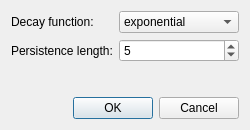
<?xml version="1.0" encoding="UTF-8"?>
<ui version="4.0">
 <class>QSpectrumAnalyzerPersistence</class>
 <widget class="QDialog" name="QSpectrumAnalyzerPersistence">
  <property name="geometry">
   <rect>
    <x>0</x>
    <y>0</y>
    <width>250</width>
    <height>130</height>
   </rect>
  </property>
  <property name="windowTitle">
   <string>Persistence - QSpectrumAnalyzer</string>
  </property>
  <layout class="QVBoxLayout" name="verticalLayout">
   <item>
    <layout class="QFormLayout" name="formLayout">
     <item row="0" column="0">
      <widget class="QLabel" name="label_2">
       <property name="text">
        <string>Decay function:</string>
       </property>
       <property name="buddy">
        <cstring>decayFunctionComboBox</cstring>
       </property>
      </widget>
     </item>
     <item row="0" column="1">
      <widget class="QComboBox" name="decayFunctionComboBox">
       <property name="currentIndex">
        <number>1</number>
       </property>
       <item>
        <property name="text">
         <string>linear</string>
        </property>
       </item>
       <item>
        <property name="text">
         <string>exponential</string>
        </property>
       </item>
      </widget>
     </item>
     <item row="1" column="0">
      <widget class="QLabel" name="label">
       <property name="text">
        <string>Persistence length:</string>
       </property>
       <property name="buddy">
        <cstring>persistenceLengthSpinBox</cstring>
       </property>
      </widget>
     </item>
     <item row="1" column="1">
      <widget class="QSpinBox" name="persistenceLengthSpinBox">
       <property name="value">
        <number>5</number>
       </property>
      </widget>
     </item>
    </layout>
   </item>
   <item>
    <spacer name="verticalSpacer">
     <property name="orientation">
      <enum>Qt::Vertical</enum>
     </property>
     <property name="sizeHint" stdset="0">
      <size>
       <width>20</width>
       <height>5</height>
      </size>
     </property>
    </spacer>
   </item>
   <item>
    <widget class="QDialogButtonBox" name="buttonBox">
     <property name="orientation">
      <enum>Qt::Horizontal</enum>
     </property>
     <property name="standardButtons">
      <set>QDialogButtonBox::Cancel|QDialogButtonBox::Ok</set>
     </property>
    </widget>
   </item>
  </layout>
 </widget>
 <tabstops>
  <tabstop>decayFunctionComboBox</tabstop>
  <tabstop>persistenceLengthSpinBox</tabstop>
  <tabstop>buttonBox</tabstop>
 </tabstops>
 <resources/>
 <connections>
  <connection>
   <sender>buttonBox</sender>
   <signal>accepted()</signal>
   <receiver>QSpectrumAnalyzerPersistence</receiver>
   <slot>accept()</slot>
   <hints>
    <hint type="sourcelabel">
     <x>243</x>
     <y>123</y>
    </hint>
    <hint type="destinationlabel">
     <x>157</x>
     <y>129</y>
    </hint>
   </hints>
  </connection>
  <connection>
   <sender>buttonBox</sender>
   <signal>rejected()</signal>
   <receiver>QSpectrumAnalyzerPersistence</receiver>
   <slot>reject()</slot>
   <hints>
    <hint type="sourcelabel">
     <x>243</x>
     <y>123</y>
    </hint>
    <hint type="destinationlabel">
     <x>249</x>
     <y>129</y>
    </hint>
   </hints>
  </connection>
 </connections>
</ui>
